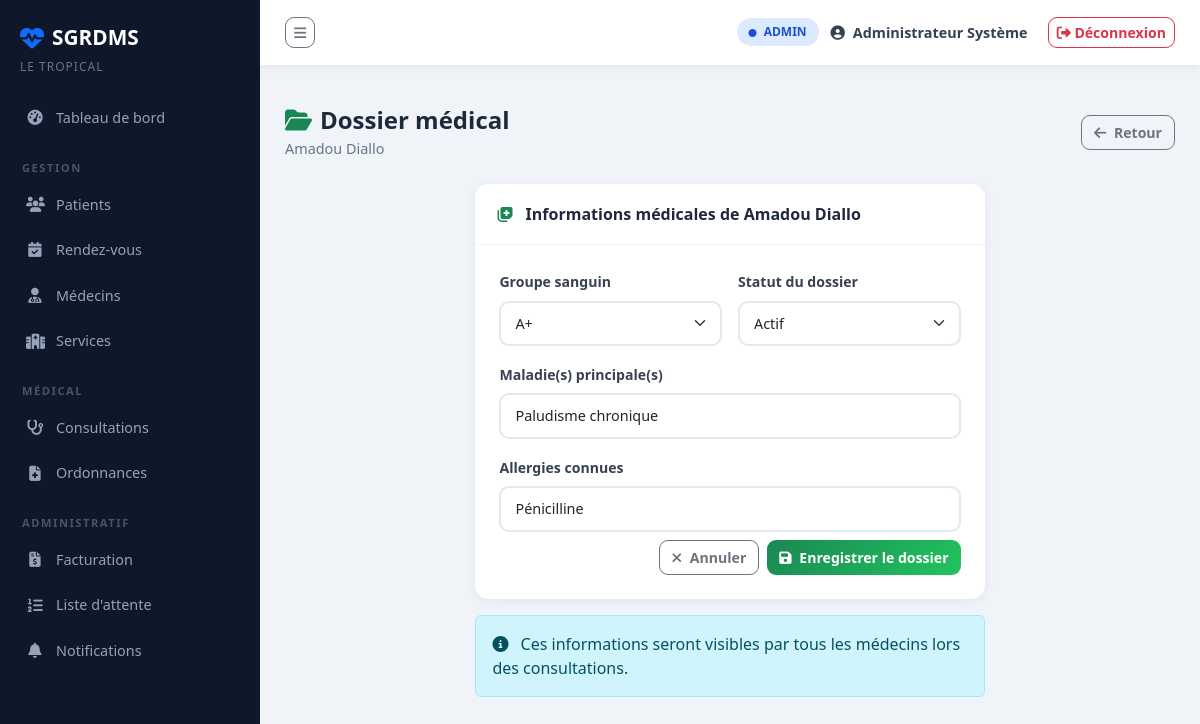
The app's page /patients/1/dossier (signed in) with its own data.
### tables this page shows
CREATE TABLE PATIENT (
    id_patient     INTEGER PRIMARY KEY AUTOINCREMENT,
    prenom         TEXT    NOT NULL,
    nom            TEXT    NOT NULL,
    date_naissance TEXT    NOT NULL,   -- format YYYY-MM-DD
    sexe           TEXT    NOT NULL CHECK(sexe IN ('M', 'F')),
    adresse        TEXT,
    telephone      TEXT
);

CREATE TABLE DOSSIER (
    id_dossier     INTEGER PRIMARY KEY AUTOINCREMENT,
    maladie        TEXT,
    date_creation  TEXT    NOT NULL DEFAULT (DATE('now')),
    allergies      TEXT,
    groupe_sanguin TEXT,
    status         TEXT    NOT NULL DEFAULT 'actif',
    id_patient     INTEGER NOT NULL UNIQUE,   -- 1 dossier par patient
    FOREIGN KEY (id_patient) REFERENCES PATIENT(id_patient)
);

### app.py (the view, shortened to what this page needs)
@app.route("/patients/<int:id>/dossier", methods=["GET", "POST"])
@login_required
def dossier_modifier(id):
    conn    = get_db()
    patient = conn.execute(
        "SELECT * FROM PATIENT WHERE id_patient = ?", (id,)
    ).fetchone()
    dossier = conn.execute(
        "SELECT * FROM DOSSIER WHERE id_patient = ?", (id,)
    ).fetchone()
    if not patient:
        flash("Patient introuvable.", "danger")
        return redirect(url_for("patients_liste"))
    conn.close()
    return render_template("patients/dossier.html", patient=patient, dossier=dossier)

### app.py (called while the page is built)
def get_db():
    conn = sqlite3.connect(DB_PATH)
    conn.row_factory = sqlite3.Row
    conn.execute("PRAGMA foreign_keys = ON")
    return conn

def login_required(f):
    from functools import wraps
    @wraps(f)
    def decorated(*args, **kwargs):
        if "user" not in session:
            flash("Veuillez vous connecter.", "warning")
            return redirect(url_for("login"))
        return f(*args, **kwargs)
    return decorated

### templates/patients/dossier.html (shortened to what this page needs)
{% extends "base.html" %}
{% block content %}
<div class="page-header">
    <div>
        <h2><i class="fas fa-folder-open me-2 text-success"></i>Dossier médical</h2>
        <p>{{ patient.prenom }} {{ patient.nom }}</p>
    </div>
    <a href="{{ url_for('patient_detail', id=patient.id_patient) }}"
       class="btn btn-outline-secondary">
        <i class="fas fa-arrow-left me-1"></i> Retour
    </a>
</div>
<div class="row justify-content-center">
    <div class="col-lg-7">
        <div class="card">
            <div class="card-header">
                <i class="fas fa-notes-medical me-2 text-success"></i>
                Informations médicales de {{ patient.prenom }} {{ patient.nom }}
            </div>
            <div class="card-body p-4">
                <form method="POST">
                    <div class="row g-3">
                        <div class="col-md-6">
                            <label class="form-label">Groupe sanguin</label>
                            <select name="groupe_sanguin" class="form-select">
                                {% for g in ['A+','A-','B+','B-','AB+','AB-','O+','O-'] %}
                                <option value="{{ g }}"
                                    {% if dossier.groupe_sanguin == g %}selected{% endif %}>
                                    {{ g }}
                                </option>
                                {% endfor %}
                            </select>
                        </div>
                        <div class="col-md-6">
                            <label class="form-label">Statut du dossier</label>
                            <select name="status" class="form-select">
                                <option value="actif"   {% if dossier.status == 'actif'   %}selected{% endif %}>Actif</option>
                            </select>
                        </div>
                        <div class="col-12">
                            <label class="form-label">Maladie(s) principale(s)</label>
                            <input type="text" name="maladie" class="form-control"
                                   placeholder="Ex: Diabète, Hypertension..."
                                   value="{{ dossier.maladie or '' }}">
                        </div>
                        <div class="col-12">
                            <label class="form-label">Allergies connues</label>
                            <input type="text" name="allergies" class="form-control"
                                   placeholder="Ex: Pénicilline, Arachides, Lactose..."
                                   value="{{ dossier.allergies or '' }}">
                        </div>
                        <div class="col-12 d-flex gap-2 justify-content-end mt-2">
                            <a href="{{ url_for('patient_detail', id=patient.id_patient) }}"
                               class="btn btn-outline-secondary">
                                <i class="fas fa-times me-1"></i> Annuler
                            </a>
                            <button type="submit" class="btn btn-success">
                                <i class="fas fa-save me-1"></i> Enregistrer le dossier
                            </button>
                        </div>
                    </div>
                </form>
            </div>
        </div>
        <div class="alert alert-info mt-3">
            <i class="fas fa-info-circle me-2"></i>
            Ces informations seront visibles par tous les médecins lors des consultations.
        </div>
    </div>
</div>
{% endblock %}

### static/css/style.css (style rules this page uses)
:root { --primary: #0d6efd; --success: #198754; --sidebar-w: 260px; --topbar-h: 65px; --bg: #f0f4f8; --sidebar-bg: #0f172a; --card-radius: 14px; }
* { box-sizing: border-box; }
body { font-family: 'Segoe UI', sans-serif; background: var(--bg); margin: 0; overflow-x: hidden; }
.page-header { display: flex; align-items: center; justify-content: space-between; margin-bottom: 25px; }
.page-header h2 { font-size: 1.5rem; font-weight: 700; color: #1e293b; margin: 0; }
.page-header p { color: #64748b; margin: 3px 0 0; font-size: 0.9rem; }
.card { border: none; border-radius: var(--card-radius); box-shadow: 0 2px 12px rgba(0,0,0,0.06); }
.card-header { background: white; border-bottom: 1px solid #f1f5f9; border-radius: var(--card-radius) var(--card-radius) 0 0 !important; padding: 18px 22px; font-weight: 700; color: #1e293b; }
.form-control, .form-select { border-radius: 10px; border: 2px solid #e2e8f0; padding: 10px 14px; font-size: 0.9rem; transition: border-color 0.2s; }
.form-label { font-weight: 600; color: #374151; font-size: 0.88rem; }
.btn { border-radius: 9px; font-weight: 600; font-size: 0.88rem; }
.btn-success { background: linear-gradient(135deg, #198754, #22c55e); border: none; }

### records on screen
PATIENT: prenom "Amadou", nom "Diallo"
DOSSIER: groupe_sanguin "A+", status "Actif", maladie "Paludisme chronique", allergies "Pénicilline"

### other values on screen
{{ session.role | upper }} "ADMIN"
{{ session.nom }} "Administrateur Système"
